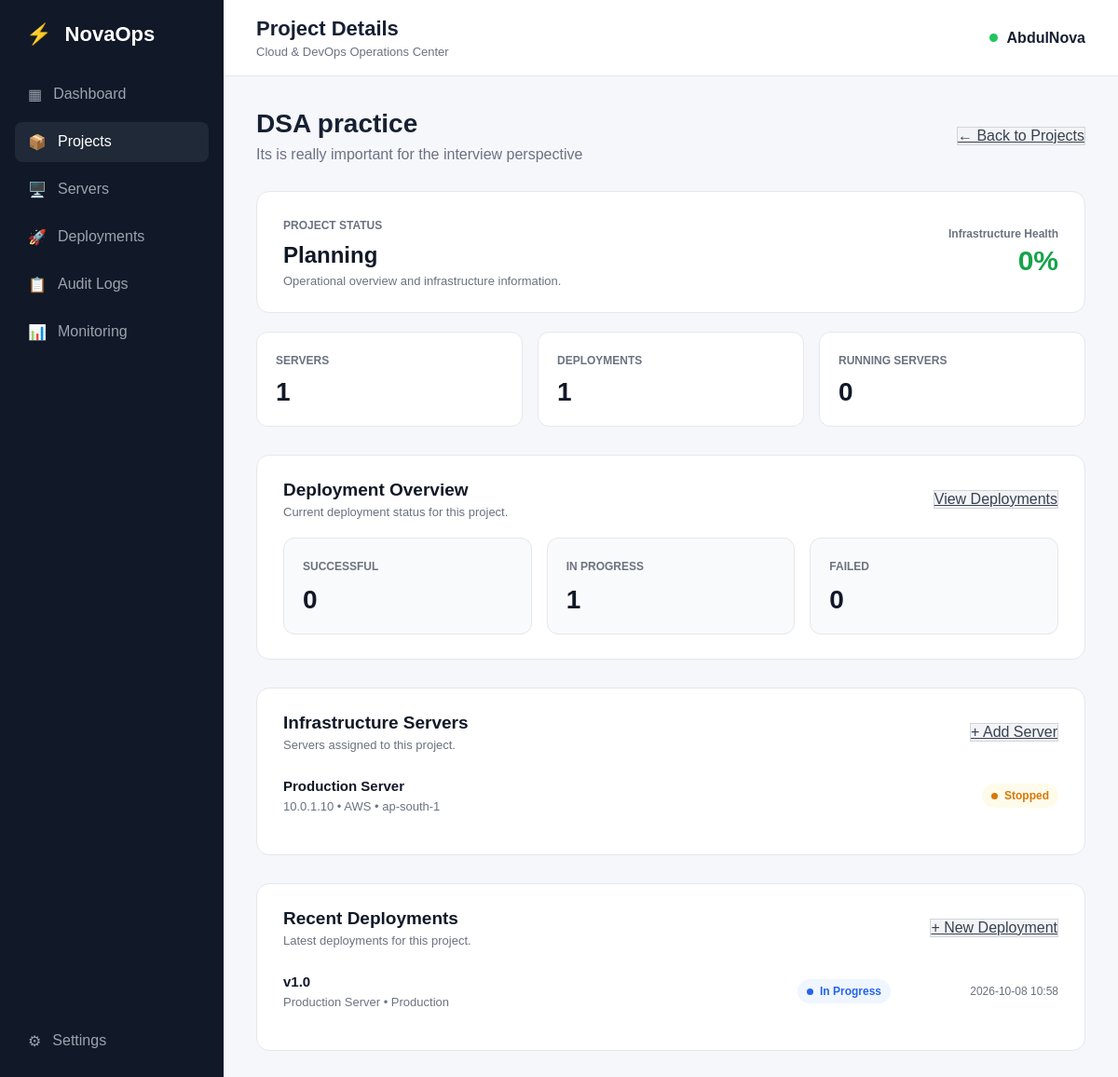
/projects/4, run on the app's committed database.
### app.py (models this page shows)
class Project(db.Model):
    id = db.Column(
        db.Integer,
        primary_key=True
    )
    name = db.Column(
        db.String(100),
        nullable=False
    )
    description = db.Column(
        db.Text,
        nullable=False
    )
    status = db.Column(
        db.String(50),
        nullable=False
    )
    servers = db.relationship(
        "Server",
        backref="project",
        lazy=True
    )

class Server(db.Model):
    id = db.Column(
        db.Integer,
        primary_key=True
    )
    name = db.Column(
        db.String(100),
        nullable=False
    )
    ip_address = db.Column(
        db.String(50),
        nullable=False
    )
    provider = db.Column(
        db.String(50),
        nullable=False
    )
    region = db.Column(
        db.String(50),
        nullable=False
    )
    status = db.Column(
        db.String(50),
        nullable=False
    )
    project_id = db.Column(
        db.Integer,
        db.ForeignKey("project.id"),
        nullable=True
    )

class Deployment(db.Model):
    id = db.Column(
        db.Integer,
        primary_key=True
    )
    project_id = db.Column(
        db.Integer,
        db.ForeignKey("project.id"),
        nullable=False
    )
    server_id = db.Column(
        db.Integer,
        db.ForeignKey("server.id"),
        nullable=False
    )
    environment = db.Column(
        db.String(50),
        nullable=False
    )
    version = db.Column(
        db.String(50),
        nullable=False
    )
    status = db.Column(
        db.String(50),
        nullable=False
    )
    deployed_at = db.Column(
        db.DateTime,
        default=india_now,
        nullable=False
    )
    project = db.relationship(
        "Project",
        backref="deployments"
    )
    server = db.relationship(
        "Server",
        backref="deployments"
    )

### app.py (the view)
@app.route(
    "/projects/<int:project_id>"
)
def project_detail(project_id):
    project = Project.query.get_or_404(
        project_id
    )
    servers = Server.query.filter_by(
        project_id=project.id
    ).order_by(
        Server.name.asc()
    ).all()
    running_servers = Server.query.filter_by(
        project_id=project.id,
        status="Running"
    ).count()
    stopped_servers = Server.query.filter_by(
        project_id=project.id,
        status="Stopped"
    ).count()
    failed_servers = Server.query.filter_by(
        project_id=project.id,
        status="Failed"
    ).count()
    total_servers = len(servers)
    if total_servers > 0:
        health = round(
            (running_servers / total_servers) * 100
        )
    else:
        health = 0
    total_deployments = Deployment.query.filter_by(
        project_id=project.id
    ).count()
    successful_deployments = Deployment.query.filter_by(
        project_id=project.id,
        status="Successful"
    ).count()
    in_progress_deployments = Deployment.query.filter_by(
        project_id=project.id,
        status="In Progress"
    ).count()
    failed_deployments = Deployment.query.filter_by(
        project_id=project.id,
        status="Failed"
    ).count()
    recent_deployments = Deployment.query.filter_by(
        project_id=project.id
    ).order_by(
        Deployment.deployed_at.desc()
    ).limit(10).all()
    deployment_stats = {
        "total": total_deployments,
        "successful": successful_deployments,
        "in_progress": in_progress_deployments,
        "failed": failed_deployments
    }
    server_stats = {
        "total": total_servers,
        "running": running_servers,
        "stopped": stopped_servers,
        "failed": failed_servers
    }
    return render_template(
        "project_detail.html",
        project=project,
        servers=servers,
        recent_deployments=recent_deployments,
        health=health,
        deployment_stats=deployment_stats,
        server_stats=server_stats
    )

### templates/project_detail.html (shortened to what this page needs)
{% extends "base.html" %}
{% block page_title %}
Project Details
{% endblock %}
{% block content %}
<div class="welcome">
    <div>
        <h1>
            {{ project.name }}
        </h1>
        <p>
            {{ project.description }}
        </p>
    </div>
    <a href="{{ url_for('projects') }}" class="secondary-btn">
        ← Back to Projects
    </a>
</div>
<div class="project-detail-overview">
    <div class="project-detail-main">
        <span class="project-detail-label">
            Project Status
        </span>
        <h2>
            {{ project.status }}
        </h2>
        <p>
            Operational overview and infrastructure information.
        </p>
    </div>
    <div class="project-health">
        <span>
            Infrastructure Health
        </span>
        <strong>
            {{ health }}%
        </strong>
    </div>
</div>
<div class="project-detail-stats">
    <div class="project-detail-stat">
        <span>
            Servers
        </span>
        <strong>
            {{ server_stats.total }}
        </strong>
    </div>
    <div class="project-detail-stat">
        <span>
            Deployments
        </span>
        <strong>
            {{ deployment_stats.total }}
        </strong>
    </div>
    <div class="project-detail-stat">
        <span>
            Running Servers
        </span>
        <strong>
            {{ server_stats.running }}
        </strong>
    </div>
</div>
<div class="project-deployment-overview">
    <div class="project-detail-section-header">
        <div>
            <h2>
                Deployment Overview
            </h2>
            <p>
                Current deployment status for this project.
            </p>
        </div>
        <a href="{{ url_for('deployments', project_id=project.id) }}" class="secondary-btn">
            View Deployments
        </a>
    </div>
    <div class="deployment-summary-grid">
        <div class="deployment-summary-card">
            <span class="deployment-summary-label">
                Successful
            </span>
            <h3>
                {{ deployment_stats.successful }}
            </h3>
        </div>
        <div class="deployment-summary-card">
            <span class="deployment-summary-label">
                In Progress
            </span>
            <h3>
                {{ deployment_stats.in_progress }}
            </h3>
        </div>
        <div class="deployment-summary-card">
            <span class="deployment-summary-label">
                Failed
            </span>
            <h3>
                {{ deployment_stats.failed }}
            </h3>
        </div>
    </div>
</div>
<div class="project-detail-section">
    <div class="project-detail-section-header">
        <div>
            <h2>
                Infrastructure Servers
            </h2>
            <p>
                Servers assigned to this project.
            </p>
        </div>
        <a href="{{ url_for('new_server') }}" class="secondary-btn">
            + Add Server
        </a>
    </div>
    <div class="project-server-list">
        {% for server in servers %}
        <div class="project-server-item">
            <div class="project-server-info">
                <h3>
                    {{ server.name }}
                </h3>
                <p>
                    {{ server.ip_address }}
                    •
                    {{ server.provider }}
                    •
                    {{ server.region }}
                </p>
            </div>
            <span class="server-status
                {% if server.status == 'Running' %}
                    status-running
                {% elif server.status == 'Stopped' %}
                    status-stopped
                {% elif server.status == 'Failed' %}
                    status-failed
                {% endif %}">
                <span class="status-indicator"></span>
                {{ server.status }}
            </span>
        </div>
        {% endfor %}
    </div>
</div>
<div class="project-detail-section">
    <div class="project-detail-section-header">
        <div>
            <h2>
                Recent Deployments
            </h2>
            <p>
                Latest deployments for this project.
            </p>
        </div>
        <a href="{{ url_for('new_deployment') }}" class="secondary-btn">
            + New Deployment
        </a>
    </div>
    <div class="project-deployment-list">
        {% for deployment in recent_deployments %}
        <div class="project-deployment-item">
            <div class="project-deployment-info">
                <h3>
                    {{ deployment.version }}
                </h3>
                <p>
                    {{ deployment.server.name }}
                    •
                    {{ deployment.environment }}
                </p>
            </div>
            <span class="server-status
                {% if deployment.status == 'Successful' %}
                    status-running
                {% elif deployment.status == 'In Progress' %}
                    status-progress
                {% elif deployment.status == 'Failed' %}
                    status-failed
                {% endif %}">
                <span class="status-indicator"></span>
                {{ deployment.status }}
            </span>
            <span class="deployment-time">
                {{ deployment.deployed_at.strftime(
                "%Y-%m-%d %H:%M"
                ) }}
            </span>
        </div>
        {% endfor %}
    </div>
</div>
{% endblock %}

### static/css/style.css (style rules this page uses)
* { margin: 0; padding: 0; box-sizing: border-box; }
body { font-family: Arial, sans-serif; background: #f5f7fb; color: #172033; }
.welcome { display: flex; justify-content: space-between; align-items: center; margin-bottom: 30px; }
.welcome h1 { font-size: 28px; margin-bottom: 8px; }
.welcome p { color: #6b7280; }
.secondary-btn { background: #f3f4f6; color: #374151; border: 1px solid #d1d5db; }
.server-status { display: inline-flex; align-items: center; gap: 7px; justify-self: start; padding: 6px 10px; border-radius: 20px; font-size: 12px; font-weight: 600; }
.status-stopped { background: #fffbeb; color: #d97706; }
.status-indicator { width: 7px; height: 7px; border-radius: 50%; background: currentColor; }
.deployment-summary-grid { display: grid; grid-template-columns: repeat(3, minmax(0, 1fr)); gap: 16px; }
.deployment-summary-card { padding: 20px; background: #f9fafb; border: 1px solid #e5e7eb; border-radius: 12px; }
.deployment-summary-label { color: #6b7280; font-size: 12px; font-weight: 600; text-transform: uppercase; }
.deployment-summary-card h3 { margin-top: 12px; font-size: 28px; color: #111827; }
.deployment-time { color: #6b7280; font-size: 12px; text-align: right; }
.status-progress { background: #eff6ff; color: #2563eb; }
.project-detail-overview { display: flex; align-items: center; justify-content: space-between; gap: 25px; padding: 26px 28px; background: #ffffff; border: 1px solid #e5e7eb; border-radius: 14px; }
.project-detail-main { min-width: 0; }
.project-detail-label { color: #6b7280; font-size: 12px; font-weight: 600; text-transform: uppercase; }
.project-detail-main h2 { margin-top: 10px; font-size: 24px; color: #111827; }
.project-detail-main p { margin-top: 6px; color: #6b7280; font-size: 13px; }
.project-health { display: flex; flex-direction: column; align-items: flex-end; gap: 5px; }
.project-health span { color: #6b7280; font-size: 12px; font-weight: 600; }
.project-health strong { font-size: 30px; color: #16a34a; }
.project-detail-stats { display: grid; grid-template-columns: repeat(3, minmax(0, 1fr)); gap: 16px; margin-top: 20px; }
.project-detail-stat { padding: 20px; background: #ffffff; border: 1px solid #e5e7eb; border-radius: 12px; }
.project-detail-stat span { color: #6b7280; font-size: 12px; font-weight: 600; text-transform: uppercase; }
.project-detail-stat strong { display: block; margin-top: 10px; font-size: 28px; color: #111827; }
.project-detail-section { margin-top: 30px; background: #ffffff; border: 1px solid #e5e7eb; border-radius: 14px; padding: 26px 28px; }
.project-detail-section-header { display: flex; align-items: center; justify-content: space-between; gap: 20px; margin-bottom: 10px; }
.project-detail-section-header h2 { font-size: 19px; color: #111827; }
.project-detail-section-header p { margin-top: 5px; color: #6b7280; font-size: 13px; }
.project-server-item { display: flex; align-items: center; justify-content: space-between; gap: 20px; padding: 18px 0; border-bottom: 1px solid #f0f0f0; }
.project-server-item:last-child { border-bottom: none; }
.project-server-info { min-width: 0; }
.project-server-info h3 { margin-bottom: 6px; color: #111827; font-size: 15px; font-weight: 600; }
.project-server-info p { color: #6b7280; font-size: 13px; }
.project-deployment-item { display: grid; grid-template-columns: minmax(0, 1fr) 120px 140px; align-items: center; gap: 20px; padding: 18px 0; border-bottom: 1px solid #f0f0f0; }
.project-deployment-item:last-child { border-bottom: none; }
.project-deployment-info h3 { margin-bottom: 6px; color: #111827; font-size: 15px; font-weight: 600; }
.project-deployment-info p { color: #6b7280; font-size: 13px; }
.project-deployment-item .deployment-time { text-align: right; }
.project-deployment-overview { margin-top: 30px; background: #ffffff; border: 1px solid #e5e7eb; border-radius: 14px; padding: 26px 28px; }
.project-deployment-overview .deployment-summary-grid { margin-top: 20px; }

### data on the page
Project: name "DSA practice", description "Its is really important for the interview perspective", status "Planning"
Server: name "Production Server", ip_address "10.0.1.10", provider "AWS", region "ap-south-1", status "Stopped"
Deployment: version "v1.0", server.name "Production Server", environment "Production", status "In Progress", deployed_at "2026-10-08 10:58"

### other printed values
{{ health }} "0"
{{ server_stats.total }} "1"
{{ deployment_stats.total }} "1"
{{ server_stats.running }} "0"
{{ deployment_stats.successful }} "0"
{{ deployment_stats.in_progress }} "1"
{{ deployment_stats.failed }} "0"
